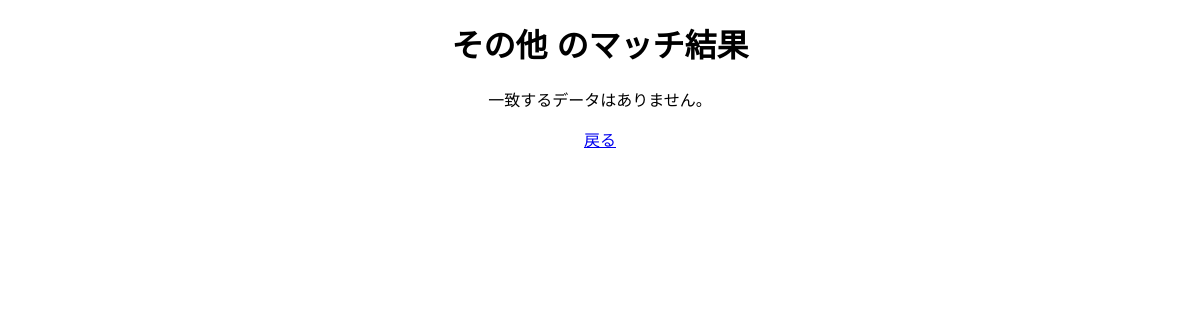
The app's page /match/その他, older data.
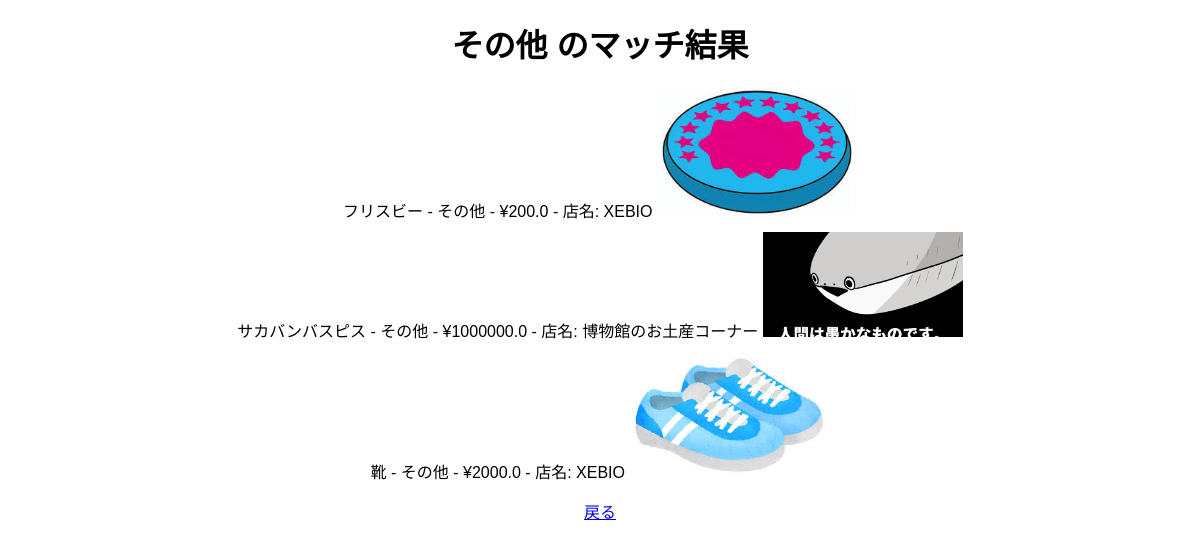
The same page, newer data.
### tables this page shows
CREATE TABLE store_data (  
            id INTEGER PRIMARY KEY AUTOINCREMENT,  
            name TEXT NOT NULL,  
            category TEXT NOT NULL,  
            price REAL,  
            store_name TEXT, 
            photo_path TEXT NOT NULL  -- 写真のパス追加
        );

### app.py (the view)
@app.route('/match/<category>')
def match(category):
    conn = get_db_connection()
    matching_store_data = conn.execute('SELECT * FROM store_data WHERE category = ?', (category,)).fetchall()
    conn.close()
    return render_template('match.html', store_items=matching_store_data, category=category)

### app.py (called while the page is built)
def get_db_connection():
    conn = sqlite3.connect('database.db')
    conn.row_factory = sqlite3.Row
    return conn

### templates/match.html (shortened to what this page needs)
<!DOCTYPE html>
<html lang="ja">
<head>
</head>
<body>
    <h1>{{ category }} のマッチ結果</h1>
    <ul>
        {% for item in store_items %}
        <li>{{ item['name'] }} - {{ item['category'] }} - ¥{{ item['price'] }} - 店名: {{ item['store_name'] }}
            {% if item['photo_path'] %}
            <img src="{{ url_for('static', filename=item['photo_path'].split('/')[-2] + '/' + item['photo_path'].split('/')[-1]) }}"
                 alt="{{ item['name'] }}">
            {% else %}
            <p>写真はありません</p>
            {% endif %}
        </li>
        {% else %}
        <li>一致するデータはありません。</li>
        {% endfor %}
    </ul>
    <a href="{{ url_for('index') }}">戻る</a>
</body>
</html>

### templates/match.html (style rules this page uses)
body { font-family: Arial, sans-serif; text-align: center; }
h1 { margin-top: 20px; }
ul { list-style: none; padding: 0; }
li { margin-bottom: 10px; }
img { max-width: 200px; height: auto; }

Row changes from the older to the newer data that the page shows:
added store_data: name "フリスビー", category "その他", price "200.0", store_name "XEBIO", photo_path (picture)
added store_data: name "サカバンバスピス", category "その他", price "1000000.0", store_name "博物館のお土産コーナー", photo_path (picture)
added store_data: name "靴", category "その他", price "2000.0", store_name "XEBIO", photo_path (picture)
Text that changed along with them:
text no longer shown: "一致するデータはありません。"
